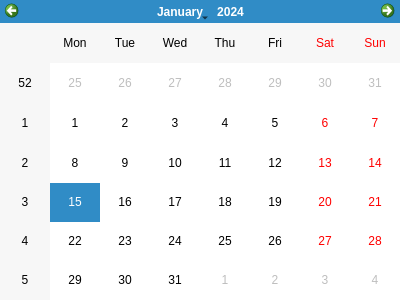
<?xml version="1.0" encoding="UTF-8"?>
<ui version="4.0">
 <class>calendar</class>
 <widget class="QWidget" name="calendar">
  <property name="windowModality">
   <enum>Qt::ApplicationModal</enum>
  </property>
  <property name="geometry">
   <rect>
    <x>0</x>
    <y>0</y>
    <width>400</width>
    <height>300</height>
   </rect>
  </property>
  <property name="windowTitle">
   <string>Calendario</string>
  </property>
  <property name="windowIcon">
   <iconset>
    <normaloff>img/calendarday_January_month_calendari_1584.ico</normaloff>img/calendarday_January_month_calendari_1584.ico</iconset>
  </property>
  <widget class="QCalendarWidget" name="calendari">
   <property name="geometry">
    <rect>
     <x>0</x>
     <y>0</y>
     <width>400</width>
     <height>300</height>
    </rect>
   </property>
   <property name="minimumSize">
    <size>
     <width>400</width>
     <height>300</height>
    </size>
   </property>
   <property name="maximumSize">
    <size>
     <width>400</width>
     <height>300</height>
    </size>
   </property>
  </widget>
 </widget>
 <resources/>
 <connections/>
</ui>
